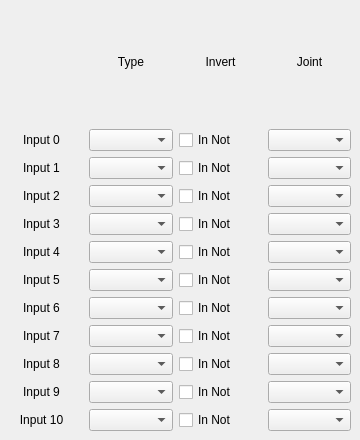
      <widget class="QWidget" name="inputs">
       <attribute name="title">
        <string>Inputs</string>
       </attribute>
       <widget class="QWidget" name="widget" native="true">
        <property name="geometry">
         <rect>
          <x>0</x>
          <y>0</y>
          <width>351</width>
          <height>431</height>
         </rect>
        </property>
        <layout class="QGridLayout" name="gridLayout_55">
         <item row="7" column="0">
          <widget class="QLabel" name="label_17">
           <property name="text">
            <string>Input 6</string>
           </property>
           <property name="alignment">
            <set>Qt::AlignCenter</set>
           </property>
          </widget>
         </item>
         <item row="1" column="3">
          <widget class="QComboBox" name="inputJoint_0"/>
         </item>
         <item row="5" column="0">
          <widget class="QLabel" name="label_15">
           <property name="text">
            <string>Input 4</string>
           </property>
           <property name="alignment">
            <set>Qt::AlignCenter</set>
           </property>
          </widget>
         </item>
         <item row="4" column="3">
          <widget class="QComboBox" name="inputJoint_3"/>
         </item>
         <item row="7" column="1">
          <widget class="QComboBox" name="input_6"/>
         </item>
         <item row="6" column="3">
          <widget class="QComboBox" name="inputJoint_5"/>
         </item>
         <item row="8" column="1">
          <widget class="QComboBox" name="input_7"/>
         </item>
         <item row="6" column="0">
          <widget class="QLabel" name="label_16">
           <property name="text">
            <string>Input 5</string>
           </property>
           <property name="alignment">
            <set>Qt::AlignCenter</set>
           </property>
          </widget>
         </item>
         <item row="8" column="3">
          <widget class="QComboBox" name="inputJoint_7"/>
         </item>
         <item row="10" column="0">
          <widget class="QLabel" name="label_20">
           <property name="text">
            <string>Input 9</string>
           </property>
           <property name="alignment">
            <set>Qt::AlignCenter</set>
           </property>
          </widget>
         </item>
         <item row="10" column="3">
          <widget class="QComboBox" name="inputJoint_9"/>
         </item>
         <item row="9" column="1">
          <widget class="QComboBox" name="input_8"/>
         </item>
         <item row="10" column="1">
          <widget class="QComboBox" name="input_9"/>
         </item>
         <item row="2" column="3">
          <widget class="QComboBox" name="inputJoint_1"/>
         </item>
         <item row="1" column="1">
          <widget class="QComboBox" name="input_0"/>
         </item>
         <item row="11" column="0">
          <widget class="QLabel" name="label_21">
           <property name="text">
            <string>Input 10</string>
           </property>
           <property name="alignment">
            <set>Qt::AlignCenter</set>
           </property>
          </widget>
         </item>
         <item row="3" column="3">
          <widget class="QComboBox" name="inputJoint_2"/>
         </item>
         <item row="3" column="1">
          <widget class="QComboBox" name="input_2"/>
         </item>
         <item row="5" column="1">
          <widget class="QComboBox" name="input_4"/>
         </item>
         <item row="4" column="1">
          <widget class="QComboBox" name="input_3"/>
         </item>
         <item row="7" column="3">
          <widget class="QComboBox" name="inputJoint_6"/>
         </item>
         <item row="1" column="0">
          <widget class="QLabel" name="label_11">
           <property name="text">
            <string>Input 0</string>
           </property>
           <property name="alignment">
            <set>Qt::AlignCenter</set>
           </property>
          </widget>
         </item>
         <item row="5" column="3">
          <widget class="QComboBox" name="inputJoint_4"/>
         </item>
         <item row="2" column="1">
          <widget class="QComboBox" name="input_1"/>
         </item>
         <item row="8" column="0">
          <widget class="QLabel" name="label_18">
           <property name="text">
            <string>Input 7</string>
           </property>
           <property name="alignment">
            <set>Qt::AlignCenter</set>
           </property>
          </widget>
         </item>
         <item row="4" column="0">
          <widget class="QLabel" name="label_14">
           <property name="text">
            <string>Input 3</string>
           </property>
           <property name="alignment">
            <set>Qt::AlignCenter</set>
           </property>
          </widget>
         </item>
         <item row="11" column="1">
          <widget class="QComboBox" name="input_10"/>
         </item>
         <item row="0" column="1">
          <widget class="QLabel" name="label_28">
           <property name="text">
            <string>Type</string>
           </property>
           <property name="alignment">
            <set>Qt::AlignCenter</set>
           </property>
          </widget>
         </item>
         <item row="9" column="3">
          <widget class="QComboBox" name="inputJoint_8"/>
         </item>
         <item row="2" column="0">
          <widget class="QLabel" name="label_12">
           <property name="text">
            <string>Input 1</string>
           </property>
           <property name="alignment">
            <set>Qt::AlignCenter</set>
           </property>
          </widget>
         </item>
         <item row="11" column="3">
          <widget class="QComboBox" name="inputJoint_10"/>
         </item>
         <item row="3" column="0">
          <widget class="QLabel" name="label_13">
           <property name="text">
            <string>Input 2</string>
           </property>
           <property name="alignment">
            <set>Qt::AlignCenter</set>
           </property>
          </widget>
         </item>
         <item row="9" column="0">
          <widget class="QLabel" name="label_19">
           <property name="text">
            <string>Input 8</string>
           </property>
           <property name="alignment">
            <set>Qt::AlignCenter</set>
           </property>
          </widget>
         </item>
         <item row="6" column="1">
          <widget class="QComboBox" name="input_5"/>
         </item>
         <item row="0" column="3">
          <widget class="QLabel" name="label_29">
           <property name="text">
            <string>Joint</string>
           </property>
           <property name="alignment">
            <set>Qt::AlignCenter</set>
           </property>
          </widget>
         </item>
         <item row="1" column="2">
          <widget class="QCheckBox" name="inputInvert_0">
           <property name="text">
            <string>In Not</string>
           </property>
          </widget>
         </item>
         <item row="0" column="2">
          <widget class="QLabel" name="label_358">
           <property name="text">
            <string>Invert</string>
           </property>
           <property name="alignment">
            <set>Qt::AlignCenter</set>
           </property>
          </widget>
         </item>
         <item row="2" column="2">
          <widget class="QCheckBox" name="inputInvert_1">
           <property name="text">
            <string>In Not</string>
           </property>
          </widget>
         </item>
         <item row="3" column="2">
          <widget class="QCheckBox" name="inputInvert_2">
           <property name="text">
            <string>In Not</string>
           </property>
          </widget>
         </item>
         <item row="4" column="2">
          <widget class="QCheckBox" name="inputInvert_3">
           <property name="text">
            <string>In Not</string>
           </property>
          </widget>
         </item>
         <item row="5" column="2">
          <widget class="QCheckBox" name="inputInvert_4">
           <property name="text">
            <string>In Not</string>
           </property>
          </widget>
         </item>
         <item row="6" column="2">
          <widget class="QCheckBox" name="inputInvert_5">
           <property name="text">
            <string>In Not</string>
           </property>
          </widget>
         </item>
         <item row="7" column="2">
          <widget class="QCheckBox" name="inputInvert_6">
           <property name="text">
            <string>In Not</string>
           </property>
          </widget>
         </item>
         <item row="8" column="2">
          <widget class="QCheckBox" name="inputInvert_7">
           <property name="text">
            <string>In Not</string>
           </property>
          </widget>
         </item>
         <item row="9" column="2">
          <widget class="QCheckBox" name="inputInvert_8">
           <property name="text">
            <string>In Not</string>
           </property>
          </widget>
         </item>
         <item row="10" column="2">
          <widget class="QCheckBox" name="inputInvert_9">
           <property name="text">
            <string>In Not</string>
           </property>
          </widget>
         </item>
         <item row="11" column="2">
          <widget class="QCheckBox" name="inputInvert_10">
           <property name="text">
            <string>In Not</string>
           </property>
          </widget>
         </item>
        </layout>
       </widget>
      </widget>
